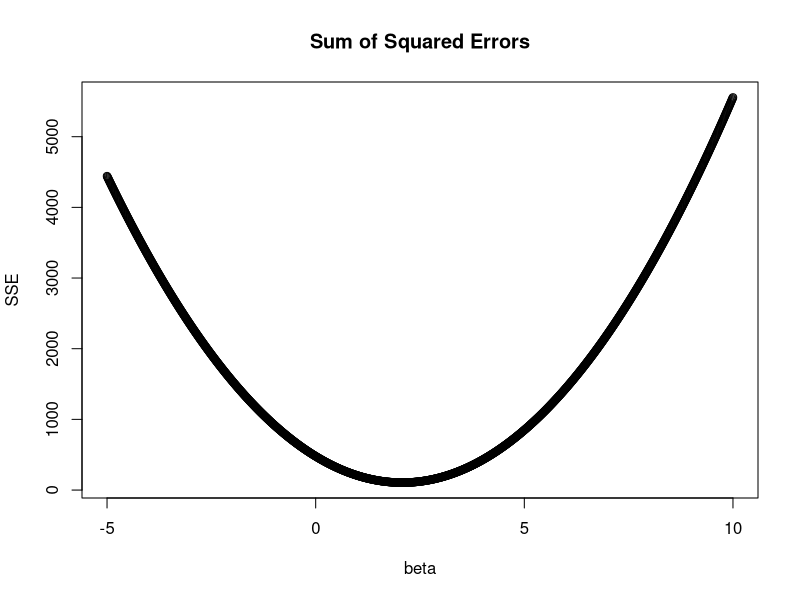

The R source for this figure:
## ---- chunk 1
knitr::opts_chunk$set(echo = TRUE)
## ---- chunk 2
set.seed(1)
x = rnorm(5)
sum( x ^ 3 )
## ---- chunk 3
# input: numeric vector
# output: sum of cubed values over each element

sum.cubes = function(x) {
  return(sum(x ^ 3))
}

sum.cubes(x)
## ---- chunk 4
# input: numeric vector
# output: sample standard deviation

sd.custom = function(x) {
  n = length(x) # number of datapoints
  v = 1/(n-1) * sum( (x - mean(x))^2 ) # variance
  return( sqrt(v) )
}

sd.custom(x)
sd(x) # validate output of our custom function with the built-in version
## ---- chunk 5
mean_ci <- function(x, conf = 0.95) {
  n = length(x)
  se <- sd(x) / sqrt(n)  # se(x.bar)
  alpha <- 1 - conf
  mean(x) + se * qt(c(alpha / 2, 1 - alpha / 2), df = n - 1)
}

x <- runif(100)
mean_ci(x)
## ---- chunk 6
n = 100 # observations
x = rnorm(n)
y = rnorm(n, mean = x * 2, sd = 1) # y ~ N(2X, 1)
x.tilde = x - mean(x) # mean-centered prediction
y.tilde = y - mean(y) # mean-centered response

sse = function(beta) { sum((y.tilde - beta * x.tilde)^2) }

beta.seq = seq(from = -5, to = 10, by = 0.01)
yvals = sapply(beta.seq, sse)

plot(beta.seq, yvals, 
     main = "Sum of Squared Errors", xlab = "beta", ylab = "SSE")

# beta.seq[which.min(yvals)] # what is the minimizer?

